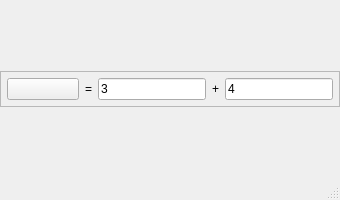
<?xml version="1.0" encoding="UTF-8"?>
<ui version="4.0">
 <class>QLibrary_Use</class>
 <widget class="QMainWindow" name="QLibrary_Use">
  <property name="geometry">
   <rect>
    <x>0</x>
    <y>0</y>
    <width>320</width>
    <height>200</height>
   </rect>
  </property>
  <property name="windowTitle">
   <string>QLibrary_Use</string>
  </property>
  <widget class="QWidget" name="W_Central">
   <layout class="QVBoxLayout" name="verticalLayout">
    <property name="spacing">
     <number>0</number>
    </property>
    <property name="leftMargin">
     <number>0</number>
    </property>
    <property name="topMargin">
     <number>0</number>
    </property>
    <property name="rightMargin">
     <number>0</number>
    </property>
    <property name="bottomMargin">
     <number>0</number>
    </property>
    <item>
     <widget class="QFrame" name="F_Addition">
      <property name="sizePolicy">
       <sizepolicy hsizetype="Fixed" vsizetype="Fixed">
        <horstretch>0</horstretch>
        <verstretch>0</verstretch>
       </sizepolicy>
      </property>
      <property name="frameShape">
       <enum>QFrame::StyledPanel</enum>
      </property>
      <property name="frameShadow">
       <enum>QFrame::Raised</enum>
      </property>
      <layout class="QHBoxLayout" name="horizontalLayout">
       <property name="spacing">
        <number>6</number>
       </property>
       <property name="leftMargin">
        <number>6</number>
       </property>
       <property name="topMargin">
        <number>6</number>
       </property>
       <property name="rightMargin">
        <number>6</number>
       </property>
       <property name="bottomMargin">
        <number>6</number>
       </property>
       <item>
        <widget class="QPushButton" name="PB_Addition">
         <property name="sizePolicy">
          <sizepolicy hsizetype="Fixed" vsizetype="Preferred">
           <horstretch>0</horstretch>
           <verstretch>0</verstretch>
          </sizepolicy>
         </property>
         <property name="minimumSize">
          <size>
           <width>72</width>
           <height>0</height>
          </size>
         </property>
         <property name="maximumSize">
          <size>
           <width>16777215</width>
           <height>16777215</height>
          </size>
         </property>
         <property name="text">
          <string/>
         </property>
        </widget>
       </item>
       <item>
        <widget class="QLabel" name="L_Assign">
         <property name="sizePolicy">
          <sizepolicy hsizetype="Fixed" vsizetype="Preferred">
           <horstretch>0</horstretch>
           <verstretch>0</verstretch>
          </sizepolicy>
         </property>
         <property name="text">
          <string>=</string>
         </property>
        </widget>
       </item>
       <item>
        <widget class="QLineEdit" name="LE_Left">
         <property name="sizePolicy">
          <sizepolicy hsizetype="Fixed" vsizetype="Preferred">
           <horstretch>0</horstretch>
           <verstretch>0</verstretch>
          </sizepolicy>
         </property>
         <property name="minimumSize">
          <size>
           <width>72</width>
           <height>0</height>
          </size>
         </property>
         <property name="maximumSize">
          <size>
           <width>16777215</width>
           <height>16777215</height>
          </size>
         </property>
         <property name="text">
          <string>3</string>
         </property>
        </widget>
       </item>
       <item>
        <widget class="QLabel" name="L_Plus">
         <property name="sizePolicy">
          <sizepolicy hsizetype="Fixed" vsizetype="Preferred">
           <horstretch>0</horstretch>
           <verstretch>0</verstretch>
          </sizepolicy>
         </property>
         <property name="text">
          <string>+</string>
         </property>
        </widget>
       </item>
       <item>
        <widget class="QLineEdit" name="LE_Right">
         <property name="sizePolicy">
          <sizepolicy hsizetype="Fixed" vsizetype="Preferred">
           <horstretch>0</horstretch>
           <verstretch>0</verstretch>
          </sizepolicy>
         </property>
         <property name="minimumSize">
          <size>
           <width>72</width>
           <height>0</height>
          </size>
         </property>
         <property name="maximumSize">
          <size>
           <width>16777215</width>
           <height>16777215</height>
          </size>
         </property>
         <property name="text">
          <string>4</string>
         </property>
        </widget>
       </item>
      </layout>
     </widget>
    </item>
   </layout>
  </widget>
  <widget class="QStatusBar" name="SB_Status"/>
 </widget>
 <resources/>
 <connections/>
</ui>
